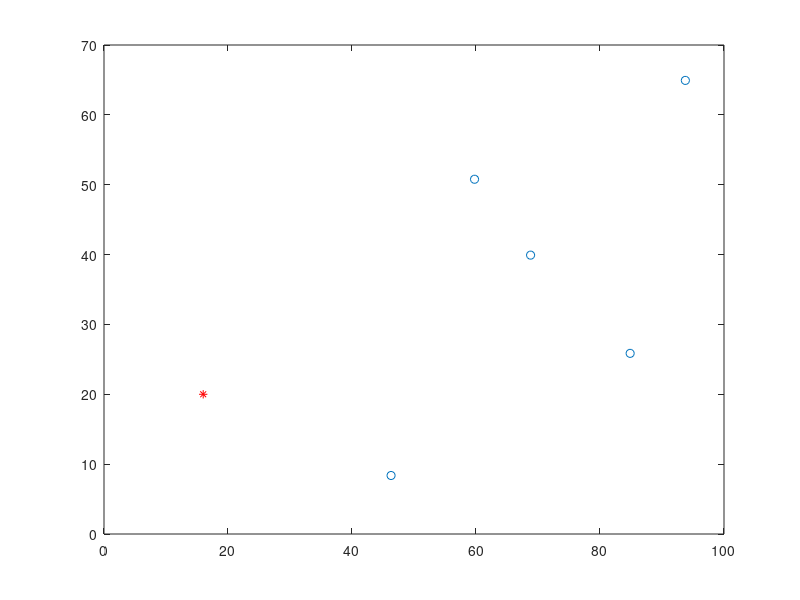

Write MATLAB code to recreate this figure.
clc,clear all;
a = input('Enter the number of nodes= ');
xm=100;
ym=100;
for i=1:1:a
     Node.x(i)=rand(1)*xm;
     Node.y(i)=rand(1)*ym;
end
plot(Node.x,Node.y,'o');hold on;
sink.x=randi(125);
sink.y=randi(200);
plot(sink.x,sink.y,'r*');